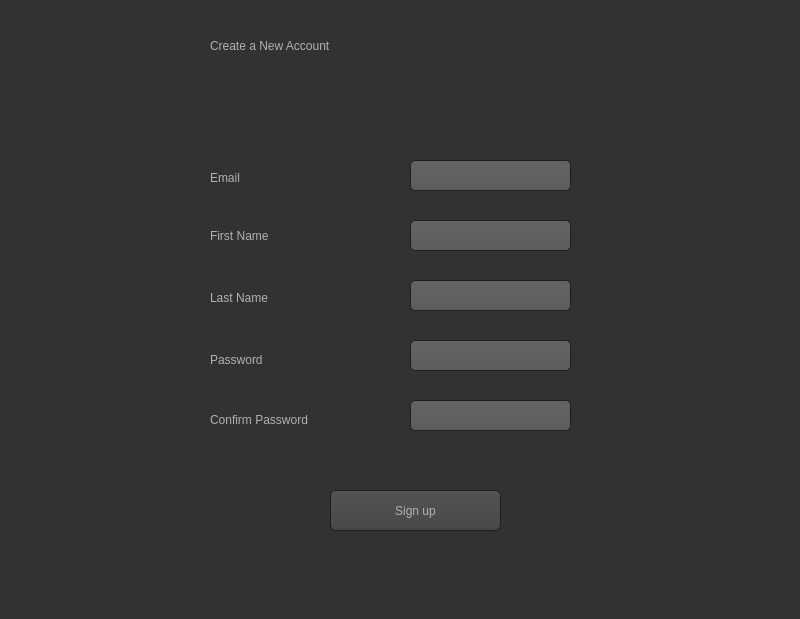
<?xml version="1.0" encoding="UTF-8"?>
<ui version="4.0">
 <class>signupWindow</class>
 <widget class="QMainWindow" name="signupWindow">
  <property name="geometry">
   <rect>
    <x>0</x>
    <y>0</y>
    <width>800</width>
    <height>619</height>
   </rect>
  </property>
  <property name="windowTitle">
   <string>MainWindow</string>
  </property>
  <property name="styleSheet">
   <string notr="true">QToolTip
{
     border: 1px solid black;
     background-color: #ffa02f;
     padding: 1px;
     border-radius: 3px;
     opacity: 100;
}

QWidget
{
    color: #b1b1b1;
    background-color: #323232;
}

QTreeView, QListView
{
    background-color: silver;
    margin-left: 5px;
}

QWidget:item:hover
{
    background-color: QLinearGradient( x1: 0, y1: 0, x2: 0, y2: 1, stop: 0 #ffa02f, stop: 1 #ca0619);
    color: #000000;
}

QWidget:item:selected
{
    background-color: QLinearGradient( x1: 0, y1: 0, x2: 0, y2: 1, stop: 0 #ffa02f, stop: 1 #d7801a);
}

QMenuBar::item
{
    background: transparent;
}

QMenuBar::item:selected
{
    background: transparent;
    border: 1px solid #ffaa00;
}

QMenuBar::item:pressed
{
    background: #444;
    border: 1px solid #000;
    background-color: QLinearGradient(
        x1:0, y1:0,
        x2:0, y2:1,
        stop:1 #212121,
        stop:0.4 #343434/*,
        stop:0.2 #343434,
        stop:0.1 #ffaa00*/
    );
    margin-bottom:-1px;
    padding-bottom:1px;
}

QMenu
{
    border: 1px solid #000;
}

QMenu::item
{
    padding: 2px 20px 2px 20px;
}

QMenu::item:selected
{
    color: #000000;
}

QWidget:disabled
{
    color: #808080;
    background-color: #323232;
}

QAbstractItemView
{
    background-color: QLinearGradient( x1: 0, y1: 0, x2: 0, y2: 1, stop: 0 #4d4d4d, stop: 0.1 #646464, stop: 1 #5d5d5d);
}

QWidget:focus
{
    /*border: 1px solid darkgray;*/
}

QLineEdit
{
    background-color: QLinearGradient( x1: 0, y1: 0, x2: 0, y2: 1, stop: 0 #4d4d4d, stop: 0 #646464, stop: 1 #5d5d5d);
    padding: 1px;
    border-style: solid;
    border: 1px solid #1e1e1e;
    border-radius: 5;
}

QPushButton
{
    color: #b1b1b1;
    background-color: QLinearGradient( x1: 0, y1: 0, x2: 0, y2: 1, stop: 0 #565656, stop: 0.1 #525252, stop: 0.5 #4e4e4e, stop: 0.9 #4a4a4a, stop: 1 #464646);
    border-width: 1px;
    border-color: #1e1e1e;
    border-style: solid;
    border-radius: 6;
    padding: 3px;
    font-size: 12px;
    padding-left: 5px;
    padding-right: 5px;
    min-width: 40px;
}

QPushButton:pressed
{
    background-color: QLinearGradient( x1: 0, y1: 0, x2: 0, y2: 1, stop: 0 #2d2d2d, stop: 0.1 #2b2b2b, stop: 0.5 #292929, stop: 0.9 #282828, stop: 1 #252525);
}

QComboBox
{
    selection-background-color: #ffaa00;
    background-color: QLinearGradient( x1: 0, y1: 0, x2: 0, y2: 1, stop: 0 #565656, stop: 0.1 #525252, stop: 0.5 #4e4e4e, stop: 0.9 #4a4a4a, stop: 1 #464646);
    border-style: solid;
    border: 1px solid #1e1e1e;
    border-radius: 5;
}

QComboBox:hover,QPushButton:hover
{
    border: 2px solid QLinearGradient( x1: 0, y1: 0, x2: 0, y2: 1, stop: 0 #ffa02f, stop: 1 #d7801a);
}


QComboBox:on
{
    padding-top: 3px;
    padding-left: 4px;
    background-color: QLinearGradient( x1: 0, y1: 0, x2: 0, y2: 1, stop: 0 #2d2d2d, stop: 0.1 #2b2b2b, stop: 0.5 #292929, stop: 0.9 #282828, stop: 1 #252525);
    selection-background-color: #ffaa00;
}

QComboBox QAbstractItemView
{
    border: 2px solid darkgray;
    selection-background-color: QLinearGradient( x1: 0, y1: 0, x2: 0, y2: 1, stop: 0 #ffa02f, stop: 1 #d7801a);
}

QComboBox::drop-down
{
     subcontrol-origin: padding;
     subcontrol-position: top right;
     width: 15px;

     border-left-width: 0px;
     border-left-color: darkgray;
     border-left-style: solid; /* just a single line */
     border-top-right-radius: 3px; /* same radius as the QComboBox */
     border-bottom-right-radius: 3px;
 }

QComboBox::down-arrow
{
     image: url(:/dark_orange/img/down_arrow.png);
}

QGroupBox
{
    border: 1px solid darkgray;
    margin-top: 10px;
}

QGroupBox:focus
{
    border: 1px solid darkgray;
}

QTextEdit:focus
{
    border: 1px solid darkgray;
}

QScrollBar:horizontal {
     border: 1px solid #222222;
     background: QLinearGradient( x1: 0, y1: 0, x2: 0, y2: 1, stop: 0.0 #121212, stop: 0.2 #282828, stop: 1 #484848);
     height: 7px;
     margin: 0px 16px 0 16px;
}

QScrollBar::handle:horizontal
{
      background: QLinearGradient( x1: 0, y1: 0, x2: 1, y2: 0, stop: 0 #ffa02f, stop: 0.5 #d7801a, stop: 1 #ffa02f);
      min-height: 20px;
      border-radius: 2px;
}

QScrollBar::add-line:horizontal {
      border: 1px solid #1b1b19;
      border-radius: 2px;
      background: QLinearGradient( x1: 0, y1: 0, x2: 1, y2: 0, stop: 0 #ffa02f, stop: 1 #d7801a);
      width: 14px;
      subcontrol-position: right;
      subcontrol-origin: margin;
}

QScrollBar::sub-line:horizontal {
      border: 1px solid #1b1b19;
      border-radius: 2px;
      background: QLinearGradient( x1: 0, y1: 0, x2: 1, y2: 0, stop: 0 #ffa02f, stop: 1 #d7801a);
      width: 14px;
     subcontrol-position: left;
     subcontrol-origin: margin;
}

QScrollBar::right-arrow:horizontal, QScrollBar::left-arrow:horizontal
{
      border: 1px solid black;
      width: 1px;
      height: 1px;
      background: white;
}

QScrollBar::add-page:horizontal, QScrollBar::sub-page:horizontal
{
      background: none;
}

QScrollBar:vertical
{
      background: QLinearGradient( x1: 0, y1: 0, x2: 1, y2: 0, stop: 0.0 #121212, stop: 0.2 #282828, stop: 1 #484848);
      width: 7px;
      margin: 16px 0 16px 0;
      border: 1px solid #222222;
}

QScrollBar::handle:vertical
{
      background: QLinearGradient( x1: 0, y1: 0, x2: 0, y2: 1, stop: 0 #ffa02f, stop: 0.5 #d7801a, stop: 1 #ffa02f);
      min-height: 20px;
      border-radius: 2px;
}

QScrollBar::add-line:vertical
{
      border: 1px solid #1b1b19;
      border-radius: 2px;
      background: QLinearGradient( x1: 0, y1: 0, x2: 0, y2: 1, stop: 0 #ffa02f, stop: 1 #d7801a);
      height: 14px;
      subcontrol-position: bottom;
      subcontrol-origin: margin;
}

QScrollBar::sub-line:vertical
{
      border: 1px solid #1b1b19;
      border-radius: 2px;
      background: QLinearGradient( x1: 0, y1: 0, x2: 0, y2: 1, stop: 0 #d7801a, stop: 1 #ffa02f);
      height: 14px;
      subcontrol-position: top;
      subcontrol-origin: margin;
}

QScrollBar::up-arrow:vertical, QScrollBar::down-arrow:vertical
{
      border: 1px solid black;
      width: 1px;
      height: 1px;
      background: white;
}


QScrollBar::add-page:vertical, QScrollBar::sub-page:vertical
{
      background: none;
}

QTextEdit
{
    background-color: #242424;
}

QPlainTextEdit
{
    background-color: #242424;
}

QHeaderView::section
{
    background-color: QLinearGradient(x1:0, y1:0, x2:0, y2:1, stop:0 #616161, stop: 0.5 #505050, stop: 0.6 #434343, stop:1 #656565);
    color: white;
    padding-left: 4px;
    border: 1px solid #6c6c6c;
}

QCheckBox:disabled
{
color: #414141;
}

QDockWidget::title
{
    text-align: center;
    spacing: 3px; /* spacing between items in the tool bar */
    background-color: QLinearGradient(x1:0, y1:0, x2:0, y2:1, stop:0 #323232, stop: 0.5 #242424, stop:1 #323232);
}

QDockWidget::close-button, QDockWidget::float-button
{
    text-align: center;
    spacing: 1px; /* spacing between items in the tool bar */
    background-color: QLinearGradient(x1:0, y1:0, x2:0, y2:1, stop:0 #323232, stop: 0.5 #242424, stop:1 #323232);
}

QDockWidget::close-button:hover, QDockWidget::float-button:hover
{
    background: #242424;
}

QDockWidget::close-button:pressed, QDockWidget::float-button:pressed
{
    padding: 1px -1px -1px 1px;
}

QMainWindow::separator
{
    background-color: QLinearGradient(x1:0, y1:0, x2:0, y2:1, stop:0 #161616, stop: 0.5 #151515, stop: 0.6 #212121, stop:1 #343434);
    color: white;
    padding-left: 4px;
    border: 1px solid #4c4c4c;
    spacing: 3px; /* spacing between items in the tool bar */
}

QMainWindow::separator:hover
{

    background-color: QLinearGradient(x1:0, y1:0, x2:0, y2:1, stop:0 #d7801a, stop:0.5 #b56c17 stop:1 #ffa02f);
    color: white;
    padding-left: 4px;
    border: 1px solid #6c6c6c;
    spacing: 3px; /* spacing between items in the tool bar */
}

QToolBar::handle
{
     spacing: 3px; /* spacing between items in the tool bar */
     background: url(:/dark_orange/img/handle.png);
}

QMenu::separator
{
    height: 2px;
    background-color: QLinearGradient(x1:0, y1:0, x2:0, y2:1, stop:0 #161616, stop: 0.5 #151515, stop: 0.6 #212121, stop:1 #343434);
    color: white;
    padding-left: 4px;
    margin-left: 10px;
    margin-right: 5px;
}

QProgressBar
{
    border: 2px solid grey;
    border-radius: 5px;
    text-align: center;
}

QProgressBar::chunk
{
    background-color: #d7801a;
    width: 2.15px;
    margin: 0.5px;
}

QTabBar::tab {
    color: #b1b1b1;
    border: 1px solid #444;
    border-bottom-style: none;
    background-color: #323232;
    padding-left: 10px;
    padding-right: 10px;
    padding-top: 3px;
    padding-bottom: 2px;
    margin-right: -1px;
}

QTabWidget::pane {
    border: 1px solid #444;
    top: 1px;
}

QTabBar::tab:last
{
    margin-right: 0; /* the last selected tab has nothing to overlap with on the right */
    border-top-right-radius: 3px;
}

QTabBar::tab:first:!selected
{
 margin-left: 0px; /* the last selected tab has nothing to overlap with on the right */


    border-top-left-radius: 3px;
}

QTabBar::tab:!selected
{
    color: #b1b1b1;
    border-bottom-style: solid;
    margin-top: 3px;
    background-color: QLinearGradient(x1:0, y1:0, x2:0, y2:1, stop:1 #212121, stop:.4 #343434);
}

QTabBar::tab:selected
{
    border-top-left-radius: 3px;
    border-top-right-radius: 3px;
    margin-bottom: 0px;
}

QTabBar::tab:!selected:hover
{
    /*border-top: 2px solid #ffaa00;
    padding-bottom: 3px;*/
    border-top-left-radius: 3px;
    border-top-right-radius: 3px;
    background-color: QLinearGradient(x1:0, y1:0, x2:0, y2:1, stop:1 #212121, stop:0.4 #343434, stop:0.2 #343434, stop:0.1 #ffaa00);
}

QRadioButton::indicator:checked, QRadioButton::indicator:unchecked{
    color: #b1b1b1;
    background-color: #323232;
    border: 1px solid #b1b1b1;
    border-radius: 6px;
}

QRadioButton::indicator:checked
{
    background-color: qradialgradient(
        cx: 0.5, cy: 0.5,
        fx: 0.5, fy: 0.5,
        radius: 1.0,
        stop: 0.25 #ffaa00,
        stop: 0.3 #323232
    );
}

QCheckBox::indicator{
    color: #b1b1b1;
    background-color: #323232;
    border: 1px solid #b1b1b1;
    width: 9px;
    height: 9px;
}

QRadioButton::indicator
{
    border-radius: 6px;
}

QRadioButton::indicator:hover, QCheckBox::indicator:hover
{
    border: 1px solid #ffaa00;
}

QCheckBox::indicator:checked
{
    image:url(:/dark_orange/img/checkbox.png);
}

QCheckBox::indicator:disabled, QRadioButton::indicator:disabled
{
    border: 1px solid #444;
}


QSlider::groove:horizontal {
    border: 1px solid #3A3939;
    height: 8px;
    background: #201F1F;
    margin: 2px 0;
    border-radius: 2px;
}

QSlider::handle:horizontal {
    background: QLinearGradient( x1: 0, y1: 0, x2: 0, y2: 1,
      stop: 0.0 silver, stop: 0.2 #a8a8a8, stop: 1 #727272);
    border: 1px solid #3A3939;
    width: 14px;
    height: 14px;
    margin: -4px 0;
    border-radius: 2px;
}

QSlider::groove:vertical {
    border: 1px solid #3A3939;
    width: 8px;
    background: #201F1F;
    margin: 0 0px;
    border-radius: 2px;
}

QSlider::handle:vertical {
    background: QLinearGradient( x1: 0, y1: 0, x2: 0, y2: 1, stop: 0.0 silver,
      stop: 0.2 #a8a8a8, stop: 1 #727272);
    border: 1px solid #3A3939;
    width: 14px;
    height: 14px;
    margin: 0 -4px;
    border-radius: 2px;
}

QAbstractSpinBox {
    padding-top: 2px;
    padding-bottom: 2px;
    border: 1px solid darkgray;

    border-radius: 2px;
    min-width: 50px;
}</string>
  </property>
  <widget class="QWidget" name="centralwidget">
   <widget class="QLabel" name="label">
    <property name="geometry">
     <rect>
      <x>210</x>
      <y>20</y>
      <width>381</width>
      <height>51</height>
     </rect>
    </property>
    <property name="styleSheet">
     <string notr="true">font: 75 28pt &quot;MS Shell Dlg 2&quot;;</string>
    </property>
    <property name="text">
     <string>Create a New Account</string>
    </property>
   </widget>
   <widget class="QLabel" name="label_2">
    <property name="geometry">
     <rect>
      <x>210</x>
      <y>220</y>
      <width>121</width>
      <height>31</height>
     </rect>
    </property>
    <property name="styleSheet">
     <string notr="true">font: 75 14pt &quot;MS Shell Dlg 2&quot;;</string>
    </property>
    <property name="text">
     <string>First Name</string>
    </property>
   </widget>
   <widget class="QLabel" name="label_3">
    <property name="geometry">
     <rect>
      <x>210</x>
      <y>290</y>
      <width>101</width>
      <height>16</height>
     </rect>
    </property>
    <property name="styleSheet">
     <string notr="true">font: 75 14pt &quot;MS Shell Dlg 2&quot;;</string>
    </property>
    <property name="text">
     <string>Last Name</string>
    </property>
   </widget>
   <widget class="QLabel" name="label_4">
    <property name="geometry">
     <rect>
      <x>210</x>
      <y>170</y>
      <width>61</width>
      <height>16</height>
     </rect>
    </property>
    <property name="styleSheet">
     <string notr="true">font: 75 14pt &quot;MS Shell Dlg 2&quot;;</string>
    </property>
    <property name="text">
     <string>Email</string>
    </property>
   </widget>
   <widget class="QLabel" name="label_5">
    <property name="geometry">
     <rect>
      <x>210</x>
      <y>350</y>
      <width>91</width>
      <height>20</height>
     </rect>
    </property>
    <property name="styleSheet">
     <string notr="true">font: 75 14pt &quot;MS Shell Dlg 2&quot;;</string>
    </property>
    <property name="text">
     <string>Password</string>
    </property>
   </widget>
   <widget class="QLabel" name="label_6">
    <property name="geometry">
     <rect>
      <x>210</x>
      <y>410</y>
      <width>161</width>
      <height>20</height>
     </rect>
    </property>
    <property name="styleSheet">
     <string notr="true">font: 75 14pt &quot;MS Shell Dlg 2&quot;;</string>
    </property>
    <property name="text">
     <string>Confirm Password</string>
    </property>
   </widget>
   <widget class="QLineEdit" name="lineEditEmail">
    <property name="geometry">
     <rect>
      <x>410</x>
      <y>160</y>
      <width>161</width>
      <height>31</height>
     </rect>
    </property>
    <property name="styleSheet">
     <string notr="true">font: 75 12pt &quot;MS Shell Dlg 2&quot;;</string>
    </property>
   </widget>
   <widget class="QLineEdit" name="lineEditFname">
    <property name="geometry">
     <rect>
      <x>410</x>
      <y>220</y>
      <width>161</width>
      <height>31</height>
     </rect>
    </property>
    <property name="styleSheet">
     <string notr="true">font: 75 12pt &quot;MS Shell Dlg 2&quot;;</string>
    </property>
   </widget>
   <widget class="QLineEdit" name="lineEditLname">
    <property name="geometry">
     <rect>
      <x>410</x>
      <y>280</y>
      <width>161</width>
      <height>31</height>
     </rect>
    </property>
    <property name="styleSheet">
     <string notr="true">font: 75 12pt &quot;MS Shell Dlg 2&quot;;</string>
    </property>
   </widget>
   <widget class="QLineEdit" name="lineEditPassword">
    <property name="geometry">
     <rect>
      <x>410</x>
      <y>340</y>
      <width>161</width>
      <height>31</height>
     </rect>
    </property>
    <property name="styleSheet">
     <string notr="true">font: 75 12pt &quot;MS Shell Dlg 2&quot;;</string>
    </property>
   </widget>
   <widget class="QLineEdit" name="lineEdit_5">
    <property name="geometry">
     <rect>
      <x>410</x>
      <y>400</y>
      <width>161</width>
      <height>31</height>
     </rect>
    </property>
    <property name="styleSheet">
     <string notr="true">font: 75 12pt &quot;MS Shell Dlg 2&quot;;</string>
    </property>
   </widget>
   <widget class="QPushButton" name="pushButton">
    <property name="geometry">
     <rect>
      <x>330</x>
      <y>490</y>
      <width>171</width>
      <height>41</height>
     </rect>
    </property>
    <property name="styleSheet">
     <string notr="true">font: 75 18pt &quot;MS Shell Dlg 2&quot;;</string>
    </property>
    <property name="text">
     <string>Sign up</string>
    </property>
   </widget>
   <widget class="QLabel" name="labelResult">
    <property name="geometry">
     <rect>
      <x>280</x>
      <y>99</y>
      <width>251</width>
      <height>31</height>
     </rect>
    </property>
    <property name="styleSheet">
     <string notr="true">font: 75 16pt &quot;MS Shell Dlg 2&quot;;
color:rgb(0, 211, 24);</string>
    </property>
    <property name="text">
     <string/>
    </property>
    <property name="alignment">
     <set>Qt::AlignCenter</set>
    </property>
   </widget>
  </widget>
  <widget class="QMenuBar" name="menubar">
   <property name="geometry">
    <rect>
     <x>0</x>
     <y>0</y>
     <width>800</width>
     <height>21</height>
    </rect>
   </property>
  </widget>
  <widget class="QStatusBar" name="statusbar"/>
 </widget>
 <resources/>
 <connections/>
</ui>
